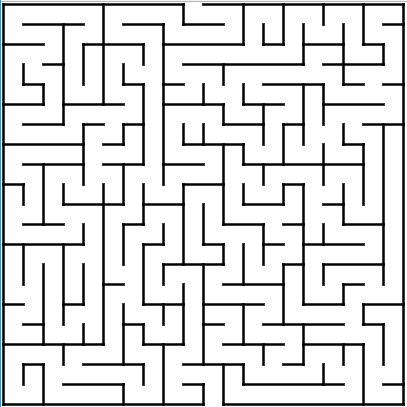
#> input picture maze_test2.png, 407 x 407 px
$ python -i MazeConverter.py   (imports and definitions only)   (older library calls are emulated)
#> lines starting #> are read from the running program, lines starting #| are printed output that depends on the picture; after the words box and inside, x2 and y2 are one past the last pixel; in counts of white or black regions, pixels touching at a corner belong together
import numpy as np
from PIL import Image

def convert2binary(filename):
    # Open the maze image and converts it to greyscale
#> called with filename = 'maze_test2.png'
    im = Image.open(filename).convert('L')
    # Gets the dimensions
    w, h = im.size
#> w = 407; h = 407
    '''
    print("width: ", w)
    print("height: ", h)
    print("im: ", im)
    '''

    # We now have greyscale but we want every shade of grey to be 0 and white to be 1
    threshold = 128
    binary = im.point(lambda p: p > threshold)
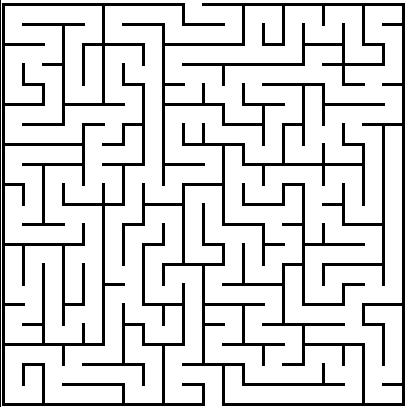
#> binary: PIL image 407x407 L; values 0 (black) and 1 (white), 83.8% white; 3 black regions, box (x1, y1, x2, y2) and area: (122, 3, 405, 406) 15549, (2, 3, 225, 406) 10809, (0, 0, 1, 407) 407

    # Resize to be able to illustrate in terminal, can be removed when finalizing
    binary = binary.resize((w//2,h//2),Image.NEAREST)
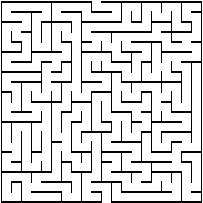
#> binary: PIL image 203x203 L; values 0 (black) and 1 (white), 84.2% white; black in thin lines or dots
    w, h = binary.size
#> w = 203; h = 203

    # Numpy arrays are best processed in Python
    nim = np.array(binary)

    #adds white space around the maze to simplify search for the WeldingProcessor, it therefore only has to check space in front of and under
    verticalVector = np.full(shape=h,fill_value=1,dtype=np.int).reshape(len(nim),1)
#> verticalVector = 203 values from 1 to 1
    horizontalVector = np.full(shape=w+2,fill_value=1,dtype=np.int)
#> horizontalVector = 205 values from 1 to 1
    '''
    print("verticalVector: ",verticalVector)
    print("horizontalVector: ", horizontalVector)
    print("shape horizontalVector: ", horizontalVector.shape)
    print("shape verticalVector: ", verticalVector.shape)
    print("nim: ", nim)
    '''

    Img = np.block([[horizontalVector],[verticalVector,nim,verticalVector],[horizontalVector]])
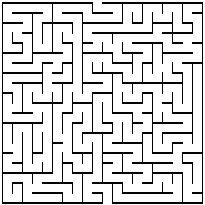
#> Img: shape (205, 205) int64; values 0 (black) and 1 (white), 84.5% white; black in thin lines or dots

    return Img

    #for illustration in terminal
    '''
    for row in range(h+2):
        for column in range(w+2):
            print(Img[row,column],end='')
        print()
    '''


#convert2binary('maze_curvy.png')
#convert2binary('maze_test.png')

>>> result = convert2binary('maze_test2.png')

$ run again, on maze_curvy.png
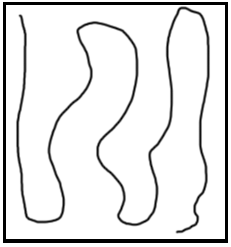
#> input picture maze_curvy.png, 231 x 247 px
#> in convert2binary, `binary = binary.resize((w//2,h//2),Image.NEAREST)`:
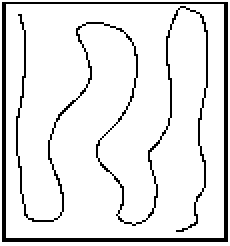
#> binary: PIL image 115x123 L (shown 2 times larger); values 0 (black) and 1 (white), 89.7% white; black in thin lines or dots
#> verticalVector = 123 values from 1 to 1
#> in convert2binary, `Img = np.block([[horizontalVector],[verticalVector,nim,verticalVector]..`:
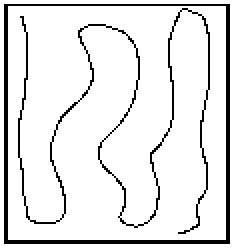
#> Img: shape (125, 117) int64 (shown 2 times larger); values 0 (black) and 1 (white), 90.1% white; black in thin lines or dots
